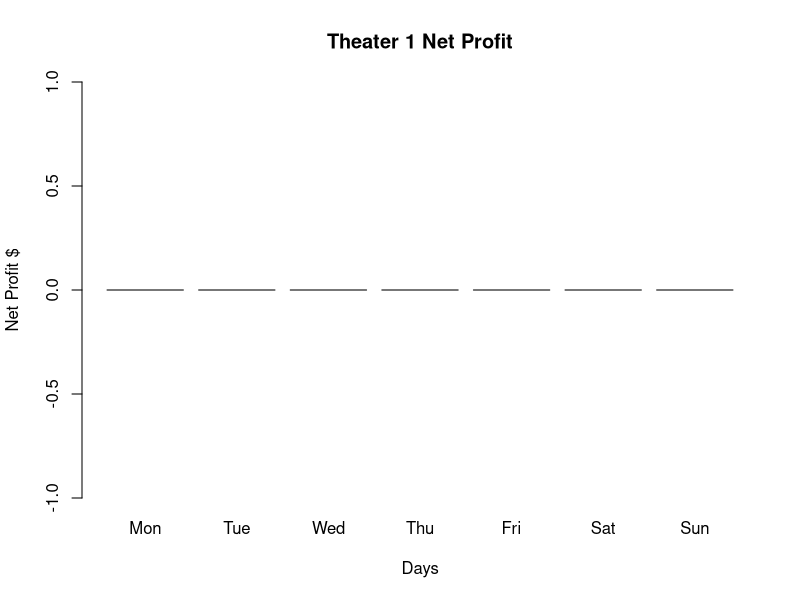
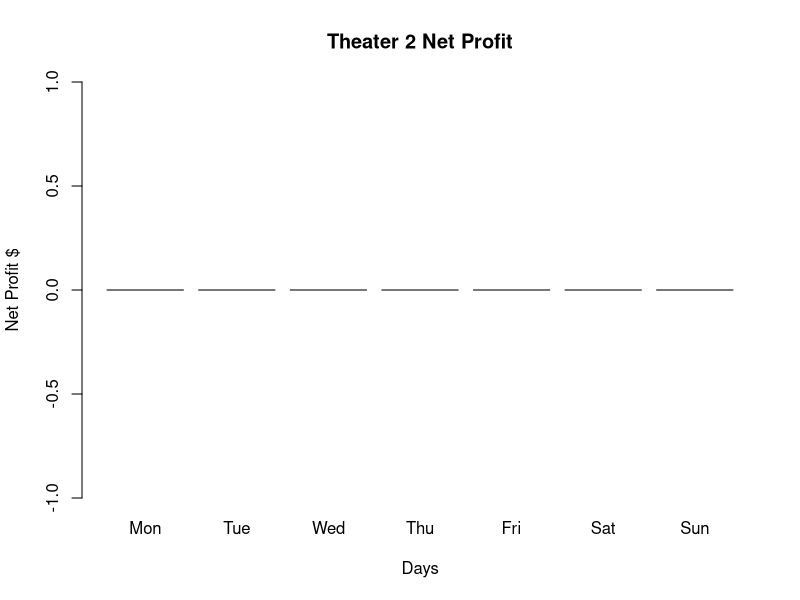
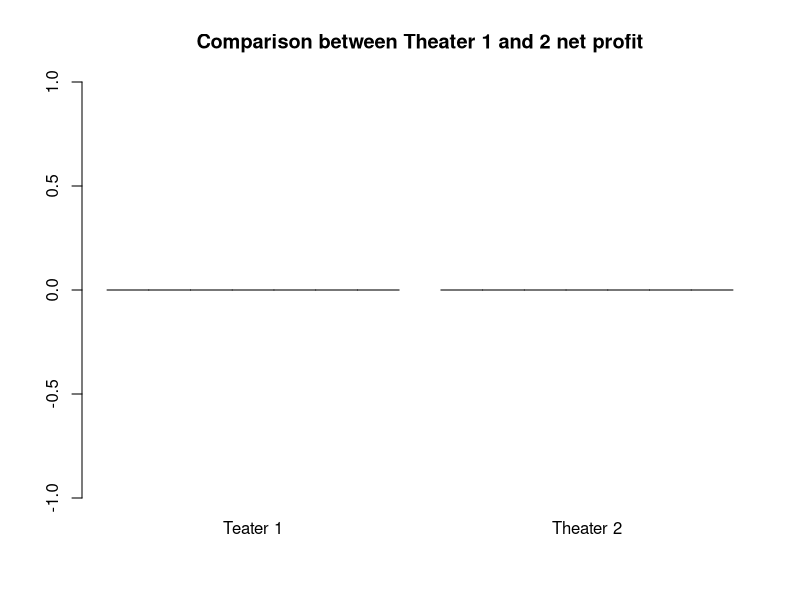
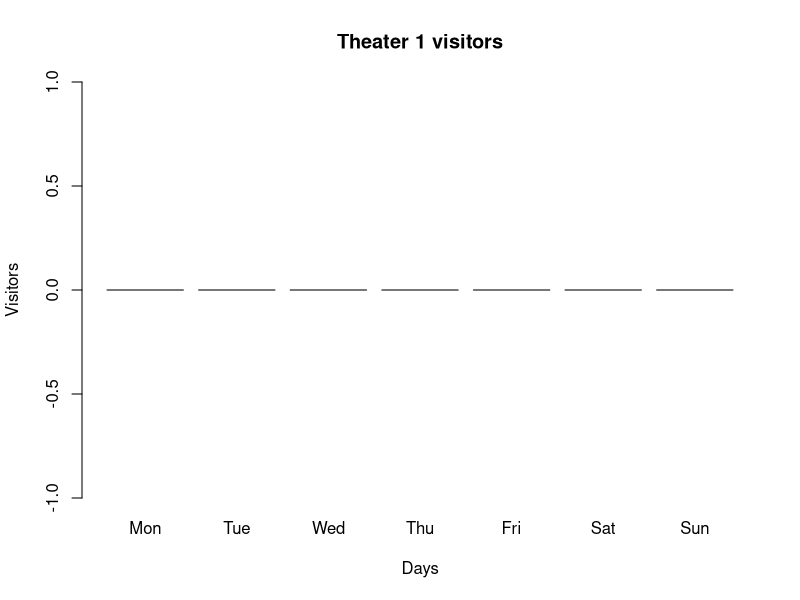
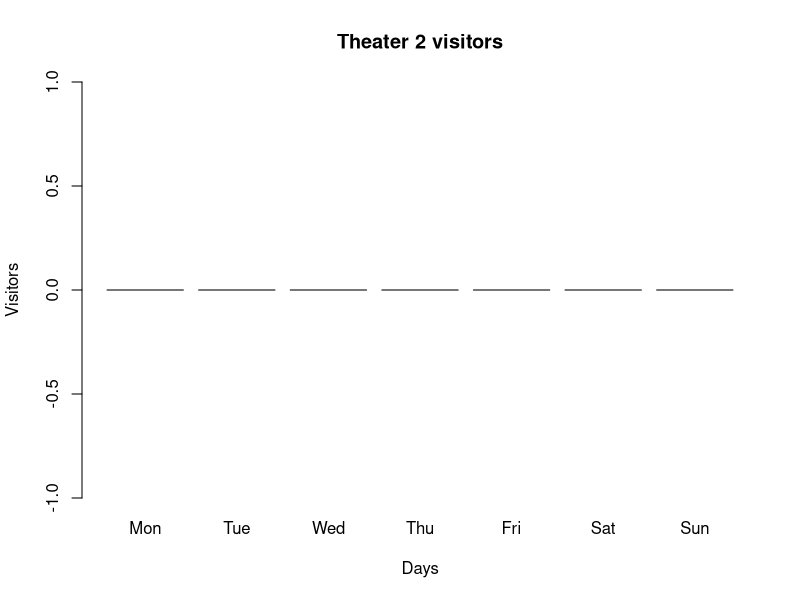
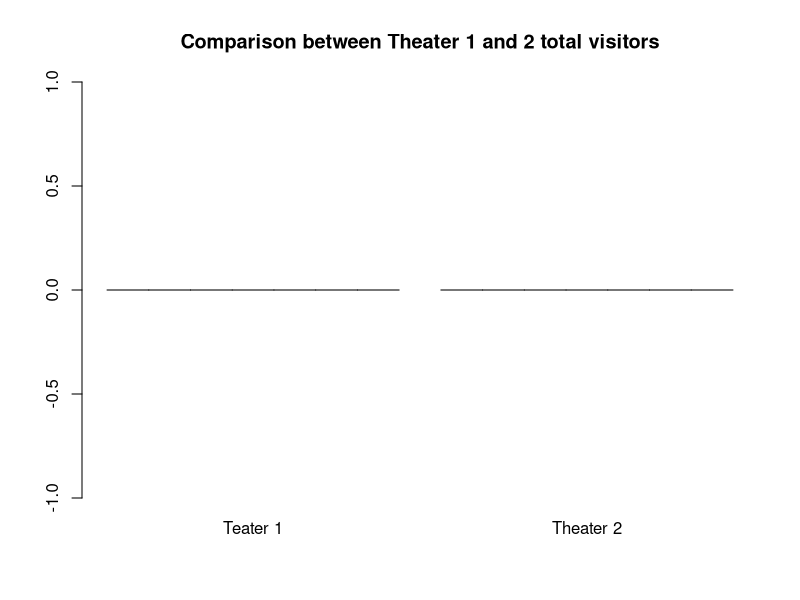

R code for these plots, in order:
# Potential Questions to Answer:
# 1. Create snacks that the customers can buy and randomize who buys which snack
# 2. Pretend you own multiple theaters and run two simulations to represent each theater and plot the results
# 3. Create conditional statements for movies that may be PG-13 and children are not allowed to watch


# set the seed to generate random number 
set.seed(1)

# Global variables 
{
movie <- c('Frozen 2', 'Tom and Jerry: The Movie', 'The Crime Boss',
           'Promising Yong Woman', 'The Mauritanian')  # List of 5 movies
movie_rate <- list('Frozen 2' = 'PG', 'Tom and Jerry: The Movie' = 'PG', 'The Crime Boss' = 'R15', 
                   'Promising Yong Woman' = 'R18', 'The Mauritanian ' = 'R15') # List of movie's rate
screens <- c(1,2,3,4,5) # Number of screens in the theater 

theater1_visitors <- rep(0,7) # Stores total visitors in theater 1
theater2_visitors <- rep(0,7) # Stores total visitors in theater 2

week_days <- rep(0, 7)  # Store totals for each day in theater 1
theater2_week_days <- rep(0, 7)  # Store totals for each day in theater 2 
}

#Theater 1 
Theater1 <- function(){
  # Cost for adults and children
  ticket_cost <- 18L
  ticket_cost_child <- 14L 
  seats <- 80 # Number of seats that each theater hold 
  #Amount of snacks 
  food_amount <- 10000
  beverage_amount <- 10000
  theater <- 'Theater 1' # to be used as an argument for the Snack function 
  # iterate through the week
  for (i in 1:7) {
    # Keep track of total revenue for the day
    snack_revenue <- 0 # recount for the next day
    total_revenue <- 0 # recount for the next day
    total_cost <- 0 # recount for the next day 
    net_profit <- 0 # recount for the next day
    visitors <- 0 # default value 
    # Assign number of screens 
    # Weekend (i = 6 & i = 7)
    if(i == 6 | i == 7){
      number_of_screens <- 25
    }else{number_of_screens <- sample(5:25, 1, replace = TRUE)}
    # Assign movies to the screens
    movie <- rep(movie, len = number_of_screens)
    # iterate through the amount of screens on a particular day
    for (j in 1:number_of_screens) {
      # Ticket revenue 
      # Check if the movie is allowed for children or not 
      if(movie_rate[movie[j]] == 'PG'){
        # define how many adults and children are watching the movie
        visitors_adult <- sample(80, 1)
        children <- 80 - visitors_adult 
        visitors_children <- sample(children,1)
        # Calculate the total number of visitors -- to be used for the snacks function
        visitors <- visitors_adult + visitors_children
        # Discounted tickets for frozen movie
        if(movie[j] == "Frozen 2"){
          ticket_cost <- ticket_cost * 0.8
          ticket_cost_child <- ticket_cost_child * 0.8 
        }else {
          ticket_cost <- 18
          ticket_cost_child <- 14
        }
        # Calculate the revenue for adults and children
        movie_revenue = visitors_adult * ticket_cost + visitors_children * ticket_cost_child 
        }else{
        # define  how many adults are watching the movie
        visitors_adult <- sample(80, 1)
        # Calculate the total number of visitors -- to be used for the snacks function
        visitors <- visitors_adult
        # Calculate the revenue for adults 
        movie_revenue = visitors_adult * ticket_cost
      }
      
      # Snack revenue 
      # Check snack availability and calculate snack revenue
      # define the number of buyers 
      number_of_visitors <- sample(visitors,1)
      if (number_of_visitors <= food_amount){
        snack <- 'Food' # to be used as an argument for the Snack function 
        food_revenue <- snacks(theater, snack, number_of_visitors) # calculate snack revenue 
        food_amount <- food_amount - number_of_visitors # update the food_amount 
      }
      # define the number of buyers 
      number_of_visitors <- sample(visitors,1)
      if (number_of_visitors <= beverage_amount){
        snack <- 'Beverage' # to be used as an argument for the Snack function 
        beverage_revenue <- snacks(theater, snack, number_of_visitors) # calculate snack revenue 
        beverage_amount <- beverage_amount - number_of_visitors # update the beverage_amount 
      }
      # Calculate snack revenue 
      snack_revenue <- food_revenue + beverage_revenue
      # Calculate total revenue, and add to running total for the day 
      total_revenue <- total_revenue + movie_revenue + snack_revenue
      
      # Calculate Costs 
      property_rent_cost <- 2500 # Rent cost per a day 
      managers <- 2 # Number of managers employee
      emp <- 15 # Number of the other employees: theater usher, cashier, cleaner ... etc 
      emp_cost <- employees(managers,emp) # stores employees salaries cost per a day 
      total_cost <- property_rent_cost + emp_cost # Calculate total cost 
      
      net_profit = total_revenue - total_cost # Calculate net profit per a day 
      
    }
    # Save total to the corresponding day
    week_days[i] <- net_profit
    theater1_visitors[i] <- visitors
  }
}

#Theater 2 
Theater2 <- function(){
  # Cost for adults and children
  t2_ticket_cost <- 50L
  t2_ticket_cost_child <- 30L 
  seats <- 30 # Number of seats that each theater hold 
  #Amount of snacks 
  t2_food_amount <- 5000
  t2_beverage_amount <- 5000
  theater <- 'Theater 2' # to be used as an argument for the Snack function 
  # iterate through the week
  for (i in 1:7) {
    # Keep track of total revenue for the day
    t2_snack_revenue <- 0 # recount for the next day
    t2_total_revenue <- 0 # recount for the next day
    t2_total_cost <- 0 # recount for the next day 
    t2_net_profit <- 0 # recount for the next day
    t2_visitors <- 0 # default value 
    # Assign number of screens 
    # Weekend (i = 6 & i = 7)
    if(i == 6 | i == 7){
      number_of_screens <- 25
    }else{number_of_screens <- sample(5:25, 1, replace = TRUE)}
    # Assign movies to the screens
    movie <- rep(movie, len = number_of_screens)
    # iterate through the amount of screens on a particular day
    for (j in 1:number_of_screens) {
      # Ticket revenue 
      # Check if the movie is allowed for children or not 
      if(movie_rate[movie[j]] == 'PG'){
        # define how many adults and children are watching the movie
        t2_visitors_adult <- sample(30, 1)
        t2_children <- 30 - t2_visitors_adult 
        t2_visitors_children <- sample(t2_children,1)
        # Calculate the total number of visitors -- to be used for the snacks function
        t2_visitors <- t2_visitors_adult + t2_visitors_children
        # Calculate the revenue for adults and children
        t2_movie_revenue = t2_visitors_adult * t2_ticket_cost + t2_visitors_children * t2_ticket_cost_child 
      }else{
        # define  how many adults are watching the movie
        t2_visitors_adult <- sample(30, 1)
        # Calculate the total number of visitors -- to be used for the snacks function
        t2_visitors <- t2_visitors_adult
        # Calculate the revenue for adults 
        t2_movie_revenue = t2_visitors_adult * t2_ticket_cost
      }
      
      # Snack revenue 
      # Check snack availability and calculate snack revenue
      # define the number of buyers 
      number_of_visitors <- sample(t2_visitors,1)
      if (number_of_visitors <= food_amount){
        snack <- 'Food' # to be used as an argument for the Snack function 
        t2_food_revenue <- snacks(theater, snack, number_of_visitors) # calculate snack revenue 
        t2_food_amount <- t2_food_amount - number_of_visitors # update the food_amount 
      }
      # define the number of buyers 
      number_of_visitors <- sample(t2_visitors,1)
      if (number_of_visitors <= beverage_amount){
        snack <- 'Beverage' # to be used as an argument for the Snack function 
        t2_beverage_revenue <- snacks(theater, snack, number_of_visitors) # calculate snack revenue 
        t2_beverage_amount <- t2_beverage_amount - number_of_visitors # update the beverage_amount 
      }
      # Calculate snack revenue 
      t2_snack_revenue <- t2_food_revenue + t2_beverage_revenue
      # Calculate total revenue, and add to running total for the day 
      t2_total_revenue <- t2_total_revenue + t2_movie_revenue + t2_snack_revenue
      
      # Calculate Costs 
      t2_property_rent_cost <- 1000 # Rent cost per a day 
      managers <- 2 # Number of managers employee
      emp <- 10 # Number of the other employees: theater usher, cashier, cleaner ... etc 
      t2_emp_cost <- employees(managers,emp) # stores employees salaries cost per a day 
      t2_total_cost <- property_rent_cost + emp_cost # Calculate total cost 
      
      t2_net_profit = t2_total_revenue - t2_total_cost # Calculate net profit per a day 
      
    }
    # Save total to the corresponding day
    theater2_week_days[i] <- t2_net_profit
    theater2_visitors[i] <- t2_visitors
  }
}

# Snack function 
snacks <- function(theater, snack, number_of_visitors){
  snacks_revenue <- 0 
  #check if its theater 1 
  if(theater == 'Theater 1'){
    # List of Food snacks 
    food <- c('Hotdog','Burger','Frise', 'Popcorn','Nachos')
    food_cost <- 10
    # List of beverage snacks
    beverage <- c('Soft drinks', 'Water', 'Ice tea')
    beverage_cost <- 2
    
    if (snack == 'Food'){
      # Assign who buys which snack for each movie 
      visitors_food_orders <- sample(food, number_of_visitors, replace = TRUE)
      # Calculate the snack revenue for each movie for food 
      snacks_revenue <- number_of_visitors * food_cost
    }
    
    if (snack == 'Beverage'){
      # Assign who buys which snack for each movie
      visitors_beverage_orders <- sample(beverage, number_of_visitors, replace = TRUE)
      # Calculate the snack revenue for each movie for beverage
      snacks_revenue <- number_of_visitors * beverage_cost 
    }
    return (snacks_revenue)
  }
  #check if its theater 2  
  if (theater == 'Theater 2'){
    # List of Food snacks 
    theater2_food <- c('Steak', 'Salmon', 'Nachos & Popcorn', 'Burger', 'Risotto')
    theater2_food_cost <- 25
    # List of beverage snacks
    theater2_beverage <- c('Sparkling','Soft drinks', 'Water', 'Ice tea')
    theater2_beverage_cost <- 10
    
    if (snack == 'Food'){
      # Assign who buys which snack for each movie 
      theater2_visitors_food_orders <- sample(theater2_food, number_of_visitors, replace = TRUE)
      # Calculate the snack revenue for each movie for food 
      snacks_revenue <- number_of_visitors * theater2_food_cost
    }
    
    if (snack == 'Beverage'){
      # Assign who buys which snack for each movie
      theater2_visitors_beverage_orders <- sample(theater2_beverage, number_of_visitors, replace = TRUE)
      # Calculate the snack revenue for each movie for beverage
      snacks_revenue <- number_of_visitors * theater2_beverage_cost 
    }
    return (snacks_revenue)}}

# Employee function 
employees <- function(managers,emp){
  emp_salary = 50
  manager_salary = 150
  return(emp_salary*emp + manager_salary*managers)
}

  # Make a barchart showing total revenue per day 
  {
  days <- c('Mon','Tue','Wed','Thu','Fri','Sat','Sun')
  theaters_revenue <- as.matrix(data.frame(week_days, theater2_week_days))

  # Calculate the total revenue per a week for theater 1 and 2 
  Theater1_total_revenue <- sum(week_days)
  format(round(Theater1_total_revenue, 2), nsmall = 2)
  Theater2_total_revenue <- sum(theater2_week_days)
  format(round(Theater2_total_revenue, 2), nsmall = 2)

    barplot(week_days, names.arg = days, col = '#C6DEFF',
            main = 'Theater 1 Net Profit', xlab = 'Days', ylab = 'Net Profit $')
    barplot(theater2_week_days, names.arg = days, col = '#C6DEFF', 
            main = 'Theater 2 Net Profit', xlab = 'Days', ylab = 'Net Profit $')

    barplot(theaters_revenue, col = c('#C6DEFF'), beside = TRUE, 
            names.arg = c('Teater 1','Theater 2'), main = 'Comparison between Theater 1 and 2 net profit')
  }  

  # Make a barchart showing total revenue per day 
  {
   days <- c('Mon','Tue','Wed','Thu','Fri','Sat','Sun')
   theaters_visitors <- as.matrix(data.frame(theater1_visitors, theater2_visitors))
  
    # Calculate the total revenue per a week for theater 1 and 2 
   Theater1_total_visitors <- sum(theater1_visitors)
   format(round(Theater1_total_visitors, 2), nsmall = 2)
   Theater2_total_visitors <- sum(theater2_visitors)
   format(round(Theater2_total_visitors, 2), nsmall = 2)
  
   barplot(theater1_visitors, names.arg = days, col = '#C6DEFF',
            main = 'Theater 1 visitors', xlab = 'Days', ylab = 'Visitors')
    barplot(theater2_visitors, names.arg = days, col = '#C6DEFF', 
            main = 'Theater 2 visitors', xlab = 'Days', ylab = 'Visitors')
  
   barplot(theaters_visitors, col = c('#C6DEFF'), beside = TRUE, 
           names.arg = c('Teater 1','Theater 2'), main = 'Comparison between Theater 1 and 2 total visitors')
  }    

  # Make any other chart
  {  # load library
  library(ggplot2)

  # Create test data.
  data <- data.frame(
    category=c('Theater 1', 'Theater 2'),
    count=c(Theater1_total_revenue, Theater2_total_revenue)
  )

  # Compute percentages
  data$fraction <- data$count / sum(data$count)

  # Compute the cumulative percentages (top of each rectangle)
  data$ymax <- cumsum(data$fraction)

  # Compute the bottom of each rectangle
  data$ymin <- c(0, head(data$ymax, n=-1))

  # Compute label position
  data$labelPosition <- (data$ymax + data$ymin) / 2

  # Compute a good label
  data$label <- paste0(data$category, "\n value: ", data$count)

  # Make the plot
  ggplot(data, aes(ymax=ymax, ymin=ymin, xmax=4, xmin=3, fill=category )) +
    geom_rect() +
    geom_label( x=3.5, aes(y=labelPosition, label=label), size=3) +
    scale_fill_brewer(palette=3) +
   coord_polar(theta="y") +
   xlim(c(2, 4)) +
    theme_void() +
    theme(legend.position = "none")
  }

  #Which day had the highest revenue? 

   